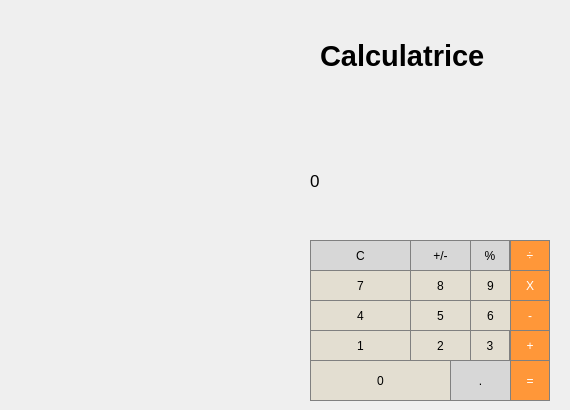
       <widget class="QWidget" name="page_8">
        <widget class="QLabel" name="label_12">
         <property name="geometry">
          <rect>
           <x>320</x>
           <y>20</y>
           <width>241</width>
           <height>71</height>
          </rect>
         </property>
         <property name="font">
          <font>
           <pointsize>22</pointsize>
           <weight>75</weight>
           <bold>true</bold>
          </font>
         </property>
         <property name="text">
          <string>Calculatrice</string>
         </property>
        </widget>
        <widget class="QLabel" name="label_52">
         <property name="geometry">
          <rect>
           <x>310</x>
           <y>120</y>
           <width>241</width>
           <height>121</height>
          </rect>
         </property>
         <property name="font">
          <font>
           <pointsize>13</pointsize>
          </font>
         </property>
         <property name="styleSheet">
          <string notr="true">QLabel {
	qproperty-alignment: 'AlignVCenter | AlignRight';
	border: 1px solid gray;
background-color:rgb(227, 222, 209)

}

background-color : white;</string>
         </property>
         <property name="text">
          <string>0</string>
         </property>
        </widget>
        <widget class="QPushButton" name="pushButton_C">
         <property name="geometry">
          <rect>
           <x>310</x>
           <y>240</y>
           <width>101</width>
           <height>31</height>
          </rect>
         </property>
         <property name="styleSheet">
          <string notr="true">QPushButton {
  background-color: rgb(215, 215, 215);
  border: 1px solid gray;
}
QPushButton:pressed {
    background-color: qlineargradient(x1: 0, y1: 0, x2: 0, y2: 1,
                                      stop: 0 #BEBEBE, stop: 1 #D7D7D7);
}</string>
         </property>
         <property name="text">
          <string>C</string>
         </property>
        </widget>
        <widget class="QPushButton" name="pushButton_signal">
         <property name="geometry">
          <rect>
           <x>410</x>
           <y>240</y>
           <width>61</width>
           <height>31</height>
          </rect>
         </property>
         <property name="styleSheet">
          <string notr="true">QPushButton {
  background-color: rgb(215, 215, 215);
  border: 1px solid gray;
}
QPushButton:pressed {
    background-color: qlineargradient(x1: 0, y1: 0, x2: 0, y2: 1,
                                      stop: 0 #BEBEBE, stop: 1 #D7D7D7);
}</string>
         </property>
         <property name="text">
          <string>+/-</string>
         </property>
        </widget>
        <widget class="QPushButton" name="pushButton_porcentage">
         <property name="geometry">
          <rect>
           <x>470</x>
           <y>240</y>
           <width>40</width>
           <height>31</height>
          </rect>
         </property>
         <property name="styleSheet">
          <string notr="true">QPushButton {
  background-color: rgb(215, 215, 215);
  border: 1px solid gray;
}
QPushButton:pressed {
    background-color: qlineargradient(x1: 0, y1: 0, x2: 0, y2: 1,
                                      stop: 0 #BEBEBE, stop: 1 #D7D7D7);
}</string>
         </property>
         <property name="text">
          <string>%</string>
         </property>
        </widget>
        <widget class="QPushButton" name="pushButton_division">
         <property name="geometry">
          <rect>
           <x>510</x>
           <y>240</y>
           <width>40</width>
           <height>31</height>
          </rect>
         </property>
         <property name="styleSheet">
          <string notr="true">QPushButton {
  background-color: rgb(255, 151, 57);
  color: white; 
  border: 1px solid gray;
}

QPushButton:pressed {
    background-color: qlineargradient(x1: 0, y1: 0, x2: 0, y2: 1,
                                      stop: 0 #FF7832, stop: 1 #FF9739);
}</string>
         </property>
         <property name="text">
          <string>÷</string>
         </property>
        </widget>
        <widget class="QPushButton" name="pushButt7">
         <property name="geometry">
          <rect>
           <x>310</x>
           <y>270</y>
           <width>101</width>
           <height>31</height>
          </rect>
         </property>
         <property name="styleSheet">
          <string notr="true">QPushButton {
   border: 1px solid gray;
background-color:rgb(227, 222, 209)

}
QPushButton:pressed {
    background-color: qlineargradient(x1: 0, y1: 0, x2: 0, y2: 1,
                                      stop: 0 #dadbde, stop: 1 #f6f7fa);
}</string>
         </property>
         <property name="text">
          <string>7</string>
         </property>
        </widget>
        <widget class="QPushButton" name="pushButt4">
         <property name="geometry">
          <rect>
           <x>310</x>
           <y>300</y>
           <width>101</width>
           <height>31</height>
          </rect>
         </property>
         <property name="styleSheet">
          <string notr="true">QPushButton {
   border: 1px solid gray;
background-color:rgb(227, 222, 209)

}
QPushButton:pressed {
    background-color: qlineargradient(x1: 0, y1: 0, x2: 0, y2: 1,
                                      stop: 0 #dadbde, stop: 1 #f6f7fa);
}</string>
         </property>
         <property name="text">
          <string>4</string>
         </property>
        </widget>
        <widget class="QPushButton" name="pushButt1">
         <property name="geometry">
          <rect>
           <x>310</x>
           <y>330</y>
           <width>101</width>
           <height>31</height>
          </rect>
         </property>
         <property name="styleSheet">
          <string notr="true">QPushButton {
   border: 1px solid gray;
background-color:rgb(227, 222, 209)

}
QPushButton:pressed {
    background-color: qlineargradient(x1: 0, y1: 0, x2: 0, y2: 1,
                                      stop: 0 #dadbde, stop: 1 #f6f7fa);
}</string>
         </property>
         <property name="text">
          <string>1</string>
         </property>
        </widget>
        <widget class="QPushButton" name="pushButton_0">
         <property name="geometry">
          <rect>
           <x>310</x>
           <y>360</y>
           <width>141</width>
           <height>41</height>
          </rect>
         </property>
         <property name="styleSheet">
          <string notr="true">QPushButton {
   border: 1px solid gray;
background-color:rgb(227, 222, 209)

}
QPushButton:pressed {
    background-color: qlineargradient(x1: 0, y1: 0, x2: 0, y2: 1,
                                      stop: 0 #dadbde, stop: 1 #f6f7fa);
}</string>
         </property>
         <property name="text">
          <string>0</string>
         </property>
        </widget>
        <widget class="QPushButton" name="pushButt8">
         <property name="geometry">
          <rect>
           <x>410</x>
           <y>270</y>
           <width>61</width>
           <height>31</height>
          </rect>
         </property>
         <property name="styleSheet">
          <string notr="true">QPushButton {
   border: 1px solid gray;
background-color:rgb(227, 222, 209)
}
QPushButton:pressed {
    background-color: qlineargradient(x1: 0, y1: 0, x2: 0, y2: 1,
                                      stop: 0 #dadbde, stop: 1 #f6f7fa);
}</string>
         </property>
         <property name="text">
          <string>8</string>
         </property>
        </widget>
        <widget class="QPushButton" name="pushButt5">
         <property name="geometry">
          <rect>
           <x>410</x>
           <y>300</y>
           <width>61</width>
           <height>31</height>
          </rect>
         </property>
         <property name="styleSheet">
          <string notr="true">QPushButton {
   border: 1px solid gray;
background-color:rgb(227, 222, 209)

}
QPushButton:pressed {
    background-color: qlineargradient(x1: 0, y1: 0, x2: 0, y2: 1,
                                      stop: 0 #dadbde, stop: 1 #f6f7fa);
}</string>
         </property>
         <property name="text">
          <string>5</string>
         </property>
        </widget>
        <widget class="QPushButton" name="pushButt2">
         <property name="geometry">
          <rect>
           <x>410</x>
           <y>330</y>
           <width>61</width>
           <height>31</height>
          </rect>
         </property>
         <property name="styleSheet">
          <string notr="true">QPushButton {
   border: 1px solid gray;
background-color:rgb(227, 222, 209)

}
QPushButton:pressed {
    background-color: qlineargradient(x1: 0, y1: 0, x2: 0, y2: 1,
                                      stop: 0 #dadbde, stop: 1 #f6f7fa);
}</string>
         </property>
         <property name="text">
          <string>2</string>
         </property>
        </widget>
        <widget class="QPushButton" name="pushButton_point">
         <property name="geometry">
          <rect>
           <x>450</x>
           <y>360</y>
           <width>61</width>
           <height>41</height>
          </rect>
         </property>
         <property name="styleSheet">
          <string notr="true">QPushButton {
  background-color: rgb(215, 215, 215);
  border: 1px solid gray;
}
QPushButton:pressed {
    background-color: qlineargradient(x1: 0, y1: 0, x2: 0, y2: 1,
                                      stop: 0 #BEBEBE, stop: 1 #D7D7D7);
}</string>
         </property>
         <property name="text">
          <string>.</string>
         </property>
        </widget>
        <widget class="QPushButton" name="pushButton_equal">
         <property name="geometry">
          <rect>
           <x>510</x>
           <y>360</y>
           <width>40</width>
           <height>41</height>
          </rect>
         </property>
         <property name="styleSheet">
          <string notr="true">QPushButton {
  background-color: rgb(255, 151, 57);
  color: white; 
  border: 1px solid gray;
}

QPushButton:pressed {
    background-color: qlineargradient(x1: 0, y1: 0, x2: 0, y2: 1,
                                      stop: 0 #FF7832, stop: 1 #FF9739);
}</string>
         </property>
         <property name="text">
          <string>=</string>
         </property>
        </widget>
        <widget class="QPushButton" name="pushButt3">
         <property name="geometry">
          <rect>
           <x>470</x>
           <y>330</y>
           <width>40</width>
           <height>31</height>
          </rect>
         </property>
         <property name="styleSheet">
          <string notr="true">QPushButton {
   border: 1px solid gray;
background-color:rgb(227, 222, 209)

}
QPushButton:pressed {
    background-color: qlineargradient(x1: 0, y1: 0, x2: 0, y2: 1,
                                      stop: 0 #dadbde, stop: 1 #f6f7fa);
}</string>
         </property>
         <property name="text">
          <string>3</string>
         </property>
        </widget>
        <widget class="QPushButton" name="pushButton_plus">
         <property name="geometry">
          <rect>
           <x>510</x>
           <y>330</y>
           <width>40</width>
           <height>31</height>
          </rect>
         </property>
         <property name="styleSheet">
          <string notr="true">QPushButton {
  background-color: rgb(255, 151, 57);
  color: white; 
  border: 1px solid gray;
}

QPushButton:pressed {
    background-color: qlineargradient(x1: 0, y1: 0, x2: 0, y2: 1,
                                      stop: 0 #FF7832, stop: 1 #FF9739);
}</string>
         </property>
         <property name="text">
          <string>+</string>
         </property>
        </widget>
        <widget class="QPushButton" name="pushButt6">
         <property name="geometry">
          <rect>
           <x>470</x>
           <y>300</y>
           <width>41</width>
           <height>31</height>
          </rect>
         </property>
         <property name="styleSheet">
          <string notr="true">QPushButton {
   border: 1px solid gray;
background-color:rgb(227, 222, 209)

}
QPushButton:pressed {
    background-color: qlineargradient(x1: 0, y1: 0, x2: 0, y2: 1,
                                      stop: 0 #dadbde, stop: 1 #f6f7fa);
}</string>
         </property>
         <property name="text">
          <string>6</string>
         </property>
        </widget>
        <widget class="QPushButton" name="pushButt9">
         <property name="geometry">
          <rect>
           <x>470</x>
           <y>270</y>
           <width>41</width>
           <height>31</height>
          </rect>
         </property>
         <property name="styleSheet">
          <string notr="true">QPushButton {
   border: 1px solid gray;
background-color :rgb(227, 222, 209)
}
QPushButton:pressed {
    background-color: qlineargradient(x1: 0, y1: 0, x2: 0, y2: 1,
                                      stop: 0 #dadbde, stop: 1 #f6f7fa);
}</string>
         </property>
         <property name="text">
          <string>9</string>
         </property>
        </widget>
        <widget class="QPushButton" name="pushButton_minus">
         <property name="geometry">
          <rect>
           <x>510</x>
           <y>300</y>
           <width>40</width>
           <height>31</height>
          </rect>
         </property>
         <property name="styleSheet">
          <string notr="true">QPushButton {
  background-color: rgb(255, 151, 57);
  color: white; 
  border: 1px solid gray;
}

QPushButton:pressed {
    background-color: qlineargradient(x1: 0, y1: 0, x2: 0, y2: 1,
                                      stop: 0 #FF7832, stop: 1 #FF9739);
}</string>
         </property>
         <property name="text">
          <string>-</string>
         </property>
        </widget>
        <widget class="QPushButton" name="pushButton_times">
         <property name="geometry">
          <rect>
           <x>510</x>
           <y>270</y>
           <width>40</width>
           <height>31</height>
          </rect>
         </property>
         <property name="styleSheet">
          <string notr="true">QPushButton {
  background-color: rgb(255, 151, 57);
  color: white; 
  border: 1px solid gray;
}

QPushButton:pressed {
    background-color: qlineargradient(x1: 0, y1: 0, x2: 0, y2: 1,
                                      stop: 0 #FF7832, stop: 1 #FF9739);
}</string>
         </property>
         <property name="text">
          <string>X</string>
         </property>
        </widget>
       </widget>
